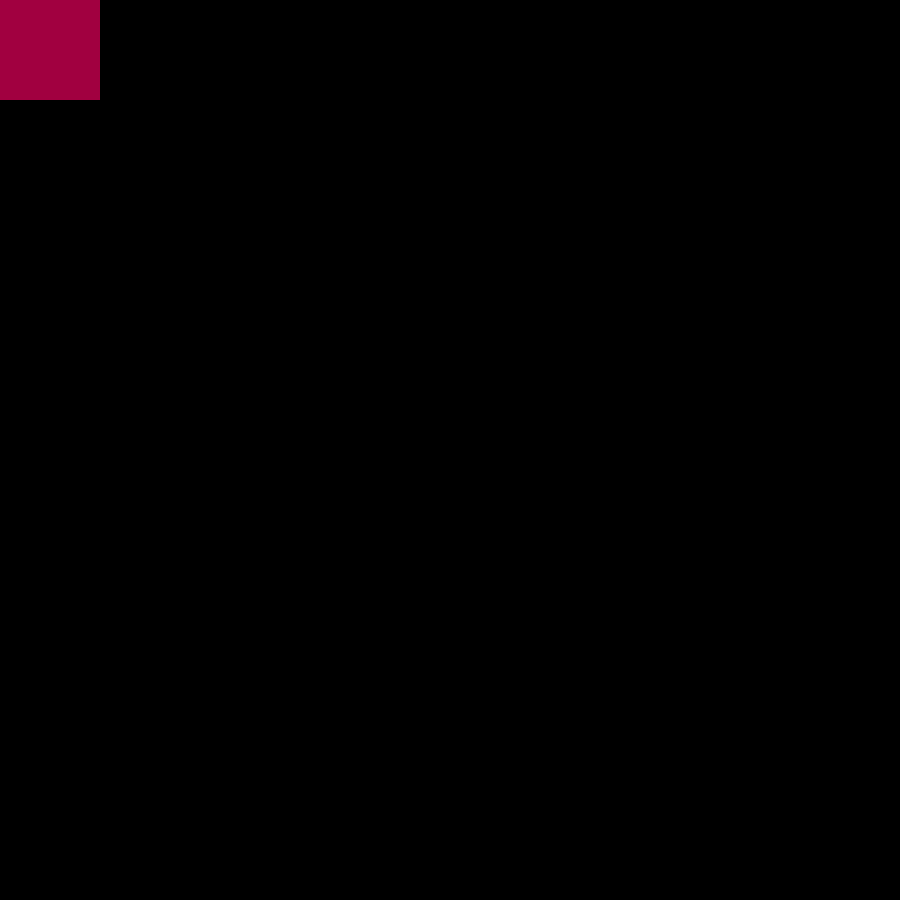
Frame 1 (no input)
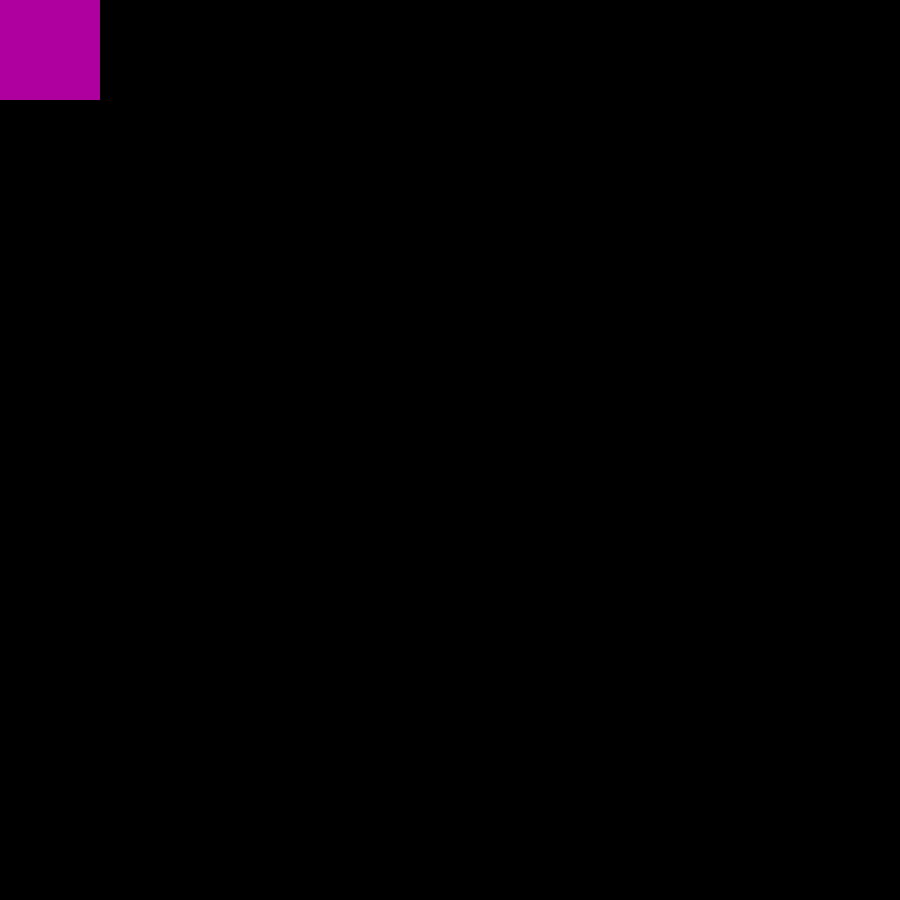
Frame 60 (the mouse pressed at the canvas centre just before this capture)
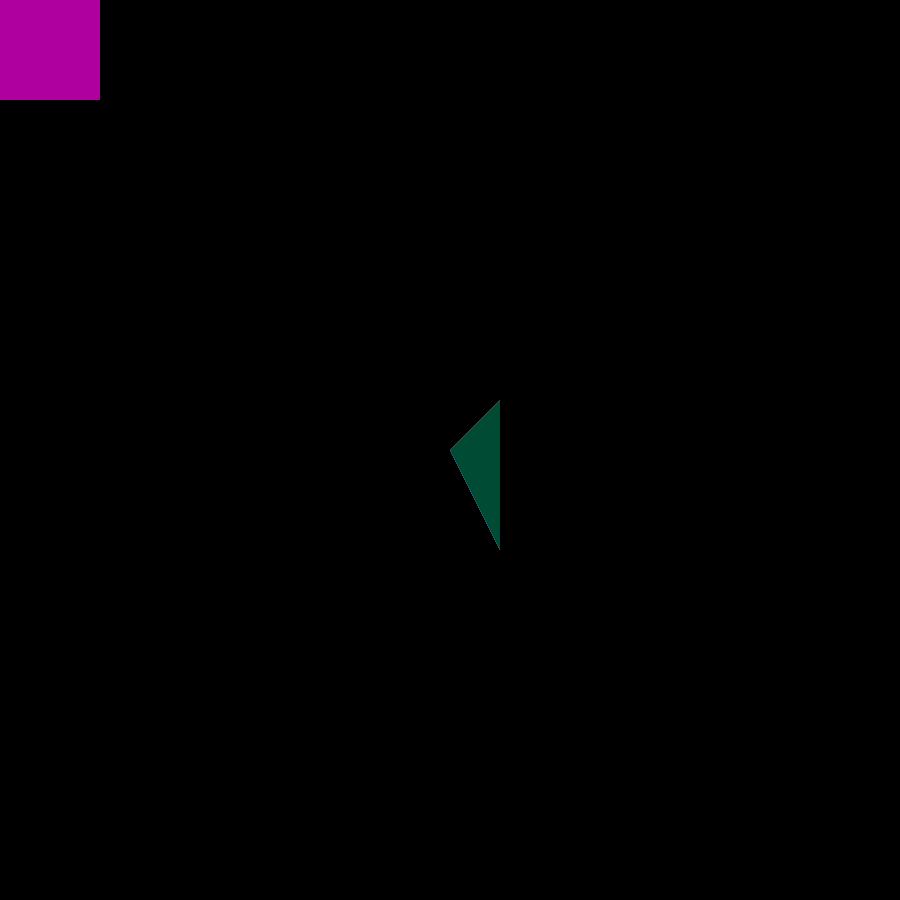
Frame 120 (the mouse held since frame 60 and released just before this capture)

The Processing sketch that drew these frames (run headless with seeded random() and noise(); from frame 60 on, the mouse is pressed at the canvas centre):

// Processing sketch: A2_XY_control_piece
// ── A2_XY_control_piece.pde
void setup() {
size(900,900);
background(0);
noStroke();
}

void draw() {
   boolean onRightSide = mouseX > width * .75;
  boolean onLeftSide = mouseX < width * .25;
   if(onRightSide){
    print("on the right side");
    fill(random(250),random(255),random(0)); // yellow
     circle(mouseX,mouseY,100);
  } 
  else if(onLeftSide) {
    print("on the left side");
    fill(random(250),random(0),random(250)); // brown,dirt
    square(mouseX,mouseY,100);
  }
   else {
    print("in the middle");
    fill(random(0),random(255),random(255)); // random colors
 triangle(mouseX,mouseY, 500, 400, 500,550);
}

  print("!\t(" + mouseX + ", " + mouseY + ")");


}
